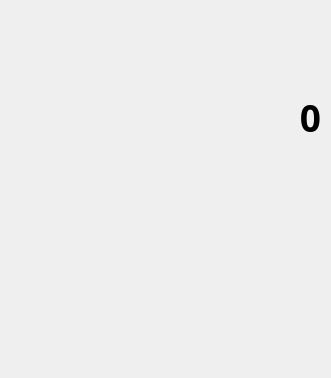
<?xml version="1.0" encoding="UTF-8"?>
<ui version="4.0">
 <class>Calculator</class>
 <widget class="QWidget" name="Calculator">
  <property name="geometry">
   <rect>
    <x>0</x>
    <y>0</y>
    <width>331</width>
    <height>378</height>
   </rect>
  </property>
  <property name="windowTitle">
   <string>Form</string>
  </property>
  <property name="styleSheet">
   <string notr="true"/>
  </property>
  <layout class="QVBoxLayout" name="verticalLayout">
   <property name="leftMargin">
    <number>0</number>
   </property>
   <property name="topMargin">
    <number>0</number>
   </property>
   <property name="rightMargin">
    <number>0</number>
   </property>
   <property name="bottomMargin">
    <number>0</number>
   </property>
   <item>
    <layout class="QVBoxLayout" name="verticalLayout_3">
     <property name="rightMargin">
      <number>10</number>
     </property>
     <item>
      <widget class="QLabel" name="intermediateLabel">
       <property name="sizePolicy">
        <sizepolicy hsizetype="Preferred" vsizetype="Fixed">
         <horstretch>0</horstretch>
         <verstretch>0</verstretch>
        </sizepolicy>
       </property>
       <property name="font">
        <font>
         <family>Agency FB</family>
         <pointsize>14</pointsize>
         <weight>75</weight>
         <bold>true</bold>
        </font>
       </property>
       <property name="styleSheet">
        <string notr="true">color: rgb(175, 175, 175);</string>
       </property>
       <property name="text">
        <string/>
       </property>
       <property name="alignment">
        <set>Qt::AlignRight|Qt::AlignTrailing|Qt::AlignVCenter</set>
       </property>
      </widget>
     </item>
    </layout>
   </item>
   <item>
    <layout class="QVBoxLayout" name="verticalLayout_2">
     <property name="rightMargin">
      <number>10</number>
     </property>
     <item>
      <widget class="QLabel" name="resultLabel">
       <property name="minimumSize">
        <size>
         <width>0</width>
         <height>70</height>
        </size>
       </property>
       <property name="font">
        <font>
         <family>Agency FB</family>
         <pointsize>28</pointsize>
         <weight>75</weight>
         <bold>true</bold>
        </font>
       </property>
       <property name="text">
        <string>0</string>
       </property>
       <property name="alignment">
        <set>Qt::AlignRight|Qt::AlignTrailing|Qt::AlignVCenter</set>
       </property>
      </widget>
     </item>
    </layout>
   </item>
   <item>
    <widget class="QWidget" name="buttonWidget" native="true"/>
   </item>
  </layout>
 </widget>
 <resources/>
 <connections/>
</ui>
